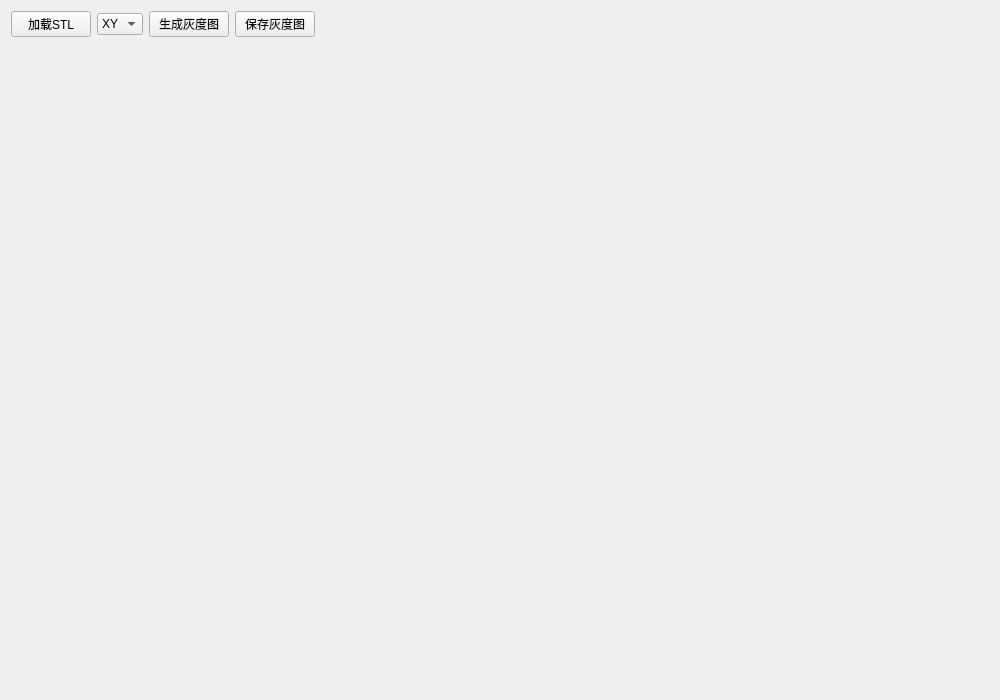
<?xml version="1.0" encoding="UTF-8"?>
<ui version="4.0">
 <class>ProcessModelWithQt3D</class>
 <widget class="QWidget" name="ProcessModelWithQt3D">
  <property name="geometry">
   <rect>
    <x>0</x>
    <y>0</y>
    <width>1000</width>
    <height>700</height>
   </rect>
  </property>
  <property name="windowTitle">
   <string>STL 3D Viewer (Qt 6.6.3)</string>
  </property>
  <layout class="QVBoxLayout" name="verticalLayout_root">
   <item>
    <layout class="QHBoxLayout" name="toolbarLayout">
     <item>
      <widget class="QPushButton" name="load3DModelBtn">
       <property name="text">
        <string>加载STL</string>
       </property>
      </widget>
     </item>
     <item>
      <widget class="QComboBox" name="directionComboBox">
       <item>
        <property name="text">
         <string>XY</string>
        </property>
       </item>
       <item>
        <property name="text">
         <string>XZ</string>
        </property>
       </item>
       <item>
        <property name="text">
         <string>YZ</string>
        </property>
       </item>
      </widget>
     </item>
     <item>
      <widget class="QPushButton" name="createGrayImage">
       <property name="text">
        <string>生成灰度图</string>
       </property>
      </widget>
     </item>
     <item>
      <widget class="QPushButton" name="saveGrayImage">
       <property name="text">
        <string>保存灰度图</string>
       </property>
      </widget>
     </item>
     <item>
      <spacer name="horizontalSpacer">
       <property name="orientation">
        <enum>Qt::Horizontal</enum>
       </property>
       <property name="sizeHint" stdset="0">
        <size>
         <width>40</width>
         <height>20</height>
        </size>
       </property>
      </spacer>
     </item>
    </layout>
   </item>
   <item>
    <widget class="QWidget" name="model3DViewContainer">
     <property name="minimumSize">
      <size>
       <width>200</width>
       <height>200</height>
      </size>
     </property>
     <layout class="QVBoxLayout" name="layoutContainer">
      <property name="spacing">
       <number>0</number>
      </property>
      <property name="leftMargin">
       <number>0</number>
      </property>
      <property name="topMargin">
       <number>0</number>
      </property>
      <property name="rightMargin">
       <number>0</number>
      </property>
      <property name="bottomMargin">
       <number>0</number>
      </property>
     </layout>
    </widget>
   </item>
  </layout>
 </widget>
 <resources/>
 <connections/>
</ui>
